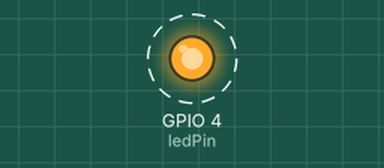
This sketch was run on a simulated ESP32. On the bench: output pins drawn as LEDs (lit = HIGH). Dashed ring = blinking. What the sketch prints to the serial monitor is not drawn.

Above: at 0.5 s.
Timing chart, 0 to 4.6 s (numbered marks = the images above):
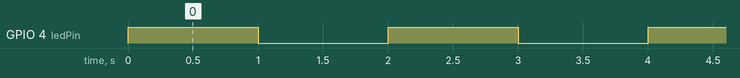

Measured:
- by itself, GPIO 4 (ledPin): alternates HIGH for 1.0 s and LOW for 1.0 s

The sketch:

basic_ESP32_blink.ino
```cpp
int ledPin = 4;   // change if needed

void setup() {
  pinMode(ledPin, OUTPUT);
  Serial.begin(9600);

  Serial.println("System Started");
}

void loop() {

  // LED ON
  digitalWrite(ledPin, HIGH);
  Serial.println("LED ON");
  delay(1000);

  // LED OFF
  digitalWrite(ledPin, LOW);
  Serial.println("LED OFF");
  delay(1000);
}
```
